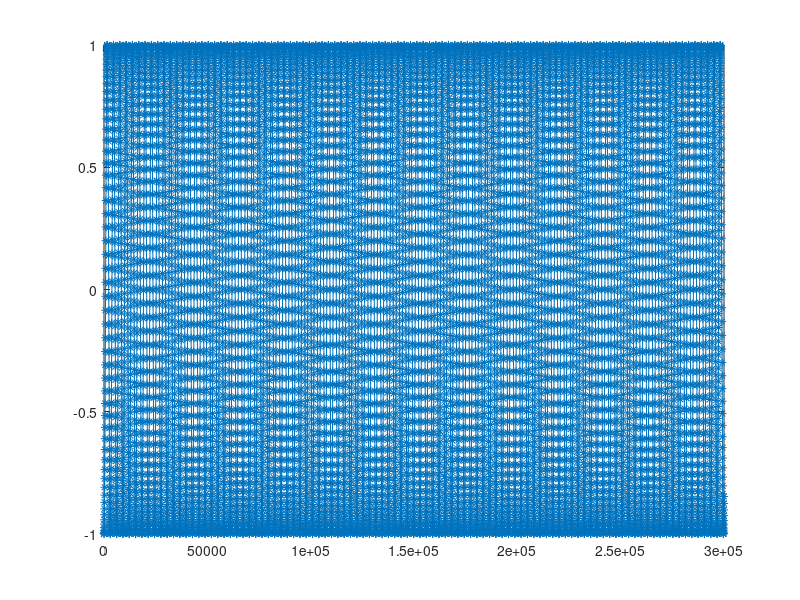
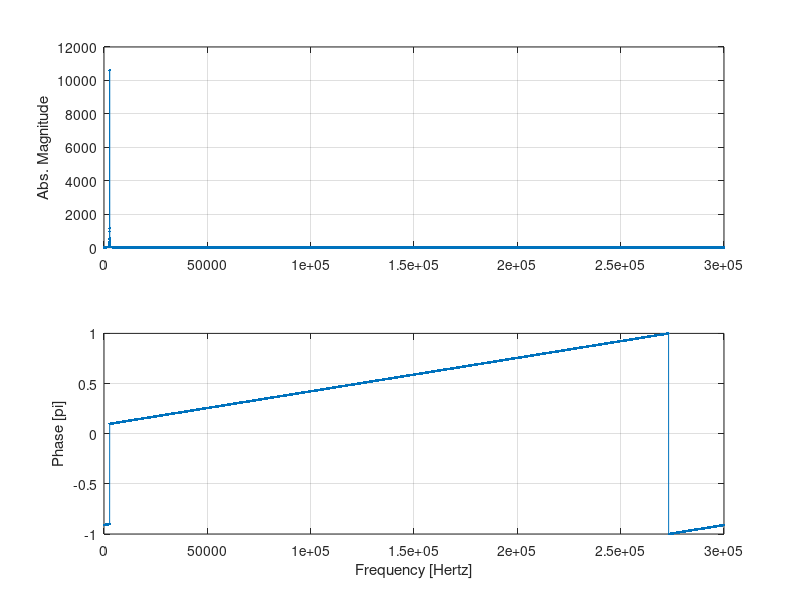
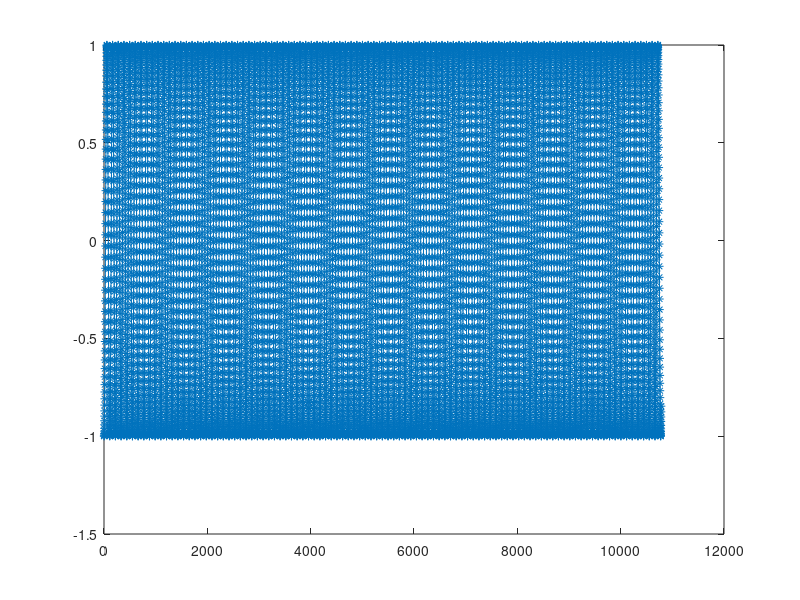

The MATLAB source for these figures, in order:
close all;
clear all;
disp('-------------------------------------------');


a=[];
fc=2729; % center freq
fs=3e5;% sampling freq
startingtime = 0;    % 2pi cycle counter
datalen =  98+0.1;     % 2pi cycle counter
disp(sprintf('data length is %f cycles, %f second',datalen, datalen/fc));
disp(sprintf('freq resolution is %f Hz',fc/datalen));

timeaxis=[];
for kk=startingtime/fc:1/fs:(datalen+startingtime)/fc-1/fs
    timeaxis=[timeaxis kk]; %unit is second
end
a=-exp(j*2*pi*fc*timeaxis);
%a=cos(2*pi*fc*timeaxis);
ffta=fft(a);
p = angle(ffta);
% p = unwrap(angle(ffta));
f = (0:length(ffta)-1)'*fs/length(ffta);
point2bePlot = 2000000;
if (point2bePlot>length(a))
    point2bePlot = length(ffta);
end

figure;
plot(f,real(a),'*-')

figure;
subplot(2,1,1)
absffta=abs(ffta(1:point2bePlot));
plot(f(1:point2bePlot),absffta,'.-')
ylabel('Abs. Magnitude'), grid on
subplot(2,1,2)
plot(f(1:point2bePlot), p(1:point2bePlot)/pi,'.-'), grid on
ylabel('Phase [pi]'), grid on
xlabel('Frequency [Hertz]')
figure;
ifftffta=ifft(ffta);
plot(real(ifftffta),'*-');

index = find(absffta>(max(absffta)+min(absffta))/2);
%[temp,index] = max(absffta);
disp(sprintf('mag is %f     ',absffta(index)));
disp(sprintf('corresponding freq is %f Hz    ',(index-1)*fc/datalen));
disp(sprintf('phase is %f pi     ',p(index)/pi));
disp('-------------------------------------------');
